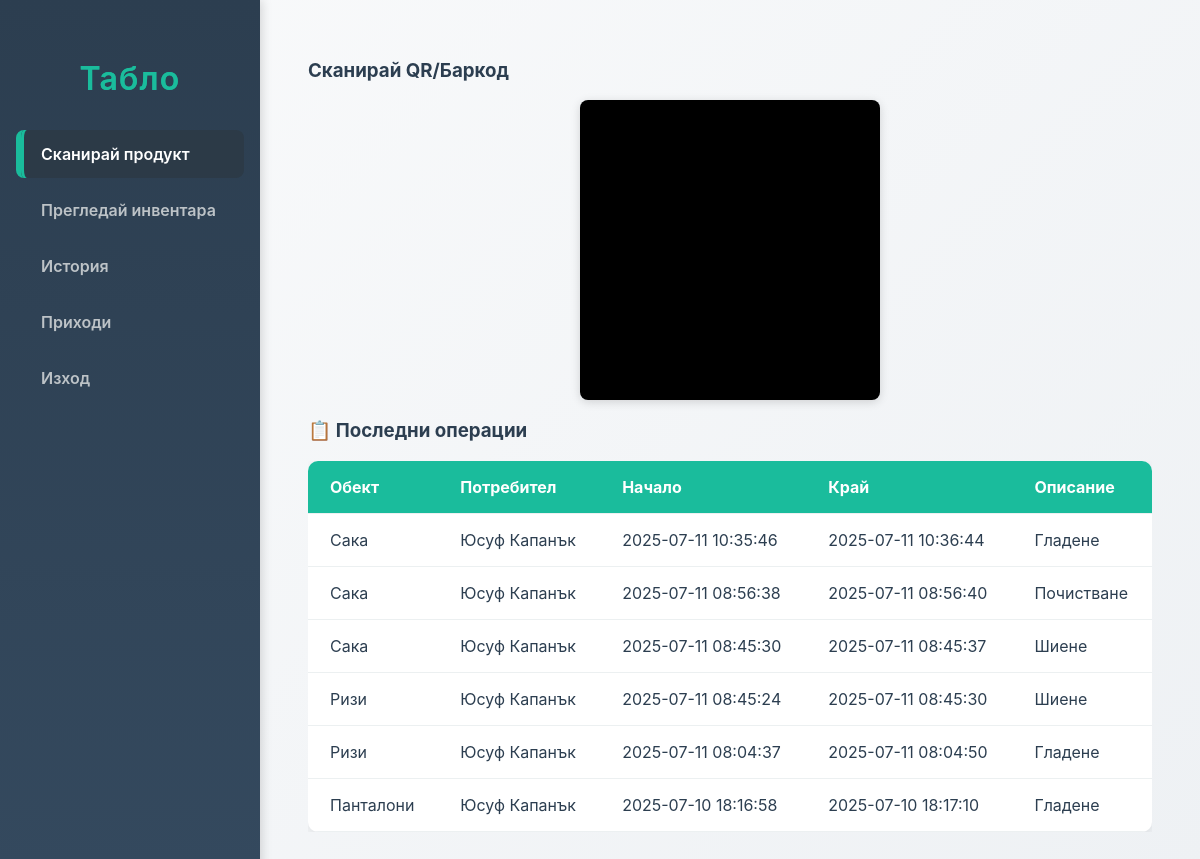
The page /scan.php (signed in) on the database its author committed.
### tables this page shows
CREATE TABLE `operations` (
  `id` int(11) NOT NULL,
  `inventory_id` int(11) DEFAULT NULL,
  `user_id` int(11) DEFAULT NULL,
  `start_time` datetime DEFAULT NULL,
  `end_time` datetime DEFAULT NULL,
  `description` text DEFAULT NULL
);

CREATE TABLE `inventory` (
  `id` int(11) NOT NULL,
  `code` varchar(100) DEFAULT NULL,
  `name` varchar(100) DEFAULT NULL,
  `description` text DEFAULT NULL,
  `location` varchar(255) DEFAULT NULL,
  `status` varchar(100) DEFAULT NULL,
  `created_at` datetime DEFAULT current_timestamp()
);

CREATE TABLE `users` (
  `id` int(11) NOT NULL,
  `name` varchar(100) DEFAULT NULL,
  `email` varchar(100) DEFAULT NULL,
  `password` varchar(255) DEFAULT NULL,
  `created_at` datetime DEFAULT current_timestamp(),
  `status` varchar(255) NOT NULL,
  `image` varchar(255) NOT NULL
);

### scan.php (the view, shortened to what this page needs)
<?php
include 'db.php';
$user_id = $_SESSION['unique_id'];
$stmt = $conn->prepare("
    SELECT o.*, i.name AS inv_name, u.name AS user_name
    FROM operations o
    JOIN inventory i ON o.inventory_id = i.id
    JOIN users u ON o.user_id = u.id
    WHERE o.user_id = ?
    ORDER BY o.start_time DESC
");
$stmt->bind_param("i", $user_id);
$stmt->execute();
$result = $stmt->get_result();
?>
<!DOCTYPE html>
<html lang="bg">
<head>
  <link rel="stylesheet" href="style.css" />
</head>
<body class="scan-page">
<aside class="sidebar" id="sidebar">
 <h1><a href="dashboard.php">Табло</a></h1>
  <nav>
    <ul>
      <li><a href="scan.php" class="active">Сканирай продукт</a></li>
      <li><a href="items.php">Прегледай инвентара</a></li>
      <li><a href="history.php">История</a></li>
      <li><a href="earnings.php">Приходи</a></li>
      <li><a href="logout.php">Изход</a></li>
    </ul>
  </nav>
</aside>
<main class="main-content">
  <h3>Сканирай QR/Баркод</h3>
  <div id="reader"></div>
  <h3>📋 Последни операции</h3>
  <div class="table-responsive">
    <table>
      <thead>
        <tr>
          <th>Обект</th>
          <th>Потребител</th>
          <th>Начало</th>
          <th>Край</th>
          <th>Описание</th>
        </tr>
      </thead>
      <tbody>
        <?php while ($row = $result->fetch_assoc()): ?>
        <tr>
          <td><?= htmlspecialchars($row['inv_name']) ?></td>
          <td><?= htmlspecialchars($row['user_name']) ?></td>
          <td><?= htmlspecialchars($row['start_time']) ?></td>
          <td><?= htmlspecialchars($row['end_time']) ?></td>
          <td><?= htmlspecialchars($row['description']) ?></td>
        </tr>
        <?php endwhile; ?>
      </tbody>
    </table>
  </div>
</main>
</body>
</html>

### style.css (style rules this page uses)
*, *::before, *::after { box-sizing: border-box; }
body, html { margin: 0; padding: 0; font-family: 'Inter', 'Segoe UI', Tahoma, Geneva, Verdana, sans-serif; background: linear-gradient(135deg, #f9fafb, #eef1f4); color: #2c3e50; height: 100%; scroll-behavior: smooth; }
.sidebar { position: fixed; top: 0; left: 0; bottom: 0; width: 260px; background: linear-gradient(180deg, #2c3e50, #34495e); color: #ecf0f1; display: flex; flex-direction: column; padding: 2rem 1rem; transition: transform 0.4s ease; z-index: 1000; box-shadow: 2px 0 10px rgba(0,0,0,0.15); }
.sidebar h1 { text-align: center; font-size: 2rem; margin-bottom: 2rem; user-select: none; letter-spacing: 1.2px; background: linear-gradient(to right, #1abc9c, #16a085); background-clip: text; -webkit-background-clip: text; color: transparent; }
.sidebar nav ul { list-style: none; margin: 0; padding: 0; flex-grow: 1; }
.sidebar nav ul li { margin-bottom: 0.5rem; transition: transform 0.2s ease; }
.sidebar nav ul li a { display: block; padding: 14px 20px; color: #bdc3c7; font-weight: 600; text-decoration: none; border-left: 5px solid transparent; border-radius: 8px; transition: all 0.3s ease; }
.sidebar nav ul li a:hover, .sidebar nav ul li a.active { background: #2c3a47; color: #ffffff; border-left-color: #1abc9c; box-shadow: inset 3px 0 0 #1abc9c; }
.main-content { margin-left: 260px; padding: 2.5rem 3rem; min-height: 100vh; transition: margin-left 0.3s ease; }
.table-responsive { width: 100%; overflow-x: auto; }
table { width: 100%; border-collapse: collapse; background-color: #fff; border-radius: 10px; overflow: hidden; box-shadow: 0 4px 12px rgba(0, 0, 0, 0.08); min-width: 600px; }
th, td { text-align: left; padding: 16px 22px; border-bottom: 1px solid #ecf0f1; font-size: 1rem; transition: background 0.25s; }
th { background-color: #1abc9c; color: white; font-weight: 700; }
a { color: #1abc9c; text-decoration: none; font-weight: 600; transition: color 0.3s ease; }
#reader { width: 100vw; max-width: 300px; aspect-ratio: 1 / 1; margin: 1rem auto; border-radius: 8px; overflow: hidden; box-shadow: 0 2px 10px rgba(0,0,0,0.15); background-color: #000; position: relative; }

### rows shown on the page
operations: inventory.name "Сака", user.name "Юсуф Капанък", start_time "2025-07-11 10:35:46", end_time "2025-07-11 10:36:44", description "Гладене"
operations: inventory.name "Сака", user.name "Юсуф Капанък", start_time "2025-07-11 08:56:38", end_time "2025-07-11 08:56:40", description "Почистване"
operations: inventory.name "Сака", user.name "Юсуф Капанък", start_time "2025-07-11 08:45:30", end_time "2025-07-11 08:45:37", description "Шиене"
operations: inventory.name "Ризи", user.name "Юсуф Капанък", start_time "2025-07-11 08:45:24", end_time "2025-07-11 08:45:30", description "Шиене"
operations: inventory.name "Ризи", user.name "Юсуф Капанък", start_time "2025-07-11 08:04:37", end_time "2025-07-11 08:04:50", description "Гладене"
operations: inventory.name "Панталони", user.name "Юсуф Капанък", start_time "2025-07-10 18:16:58", end_time "2025-07-10 18:17:10", description "Гладене"
